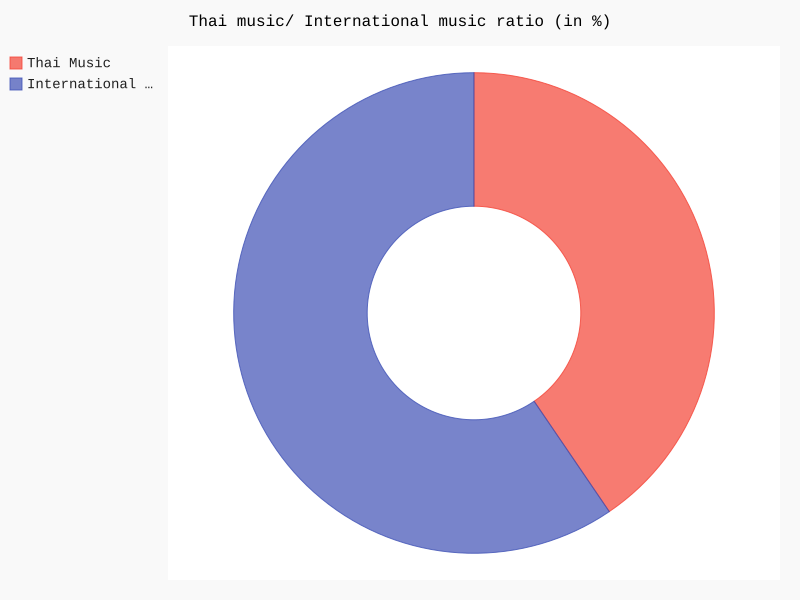

The Python source for this figure:
import pygal
pie_chart = pygal.Pie(inner_radius=.4)
pie_chart.title = 'Thai music/ International music ratio (in %)'

pie_chart.add('Thai Music', 40.48192771084337)
pie_chart.add('International Music', 59.51807228915663)

pie_chart.render_to_file('./visualize/pygal_pie_thai_national_ratio.svg')
